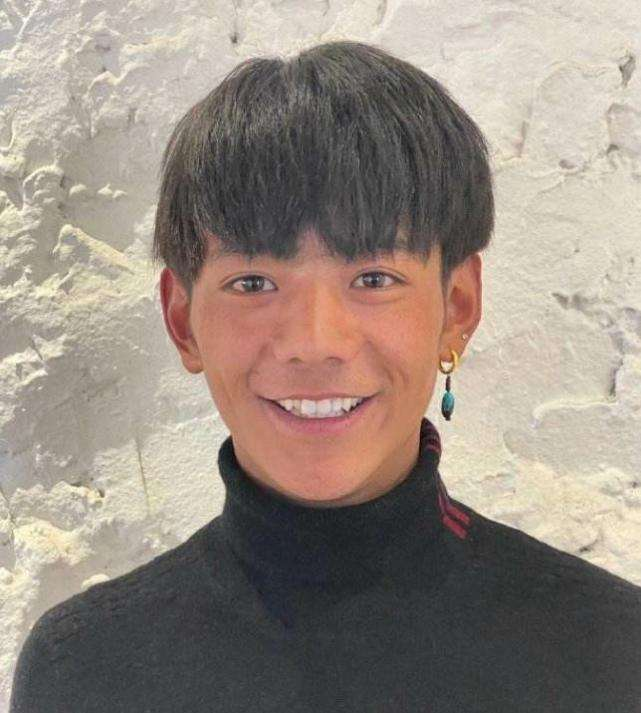
#> input picture 丁真.jpeg, 641 x 713 px, found by its file name
$ python discrete.py
#> lines starting #> are read from the running program, lines starting #| are printed output that depends on the picture; after the words box and inside, x2 and y2 are one past the last pixel; in counts of white or black regions, pixels touching at a corner belong together
import numpy as np

from sklearn import preprocessing

from skimage import io, transform

import matplotlib.pyplot as plt

import skimage

from skimage import color

import time

import os

# path = 'D:\\python\\Lib\\site-packages\\PyInstaller\\image'

# os.makedirs(path, 0o700)

img0 = io.imread('D:\\丁真.jpeg')
#> img0 is the input picture: shape (713, 641, 3); mean R, G, B 149.9, 138.1, 128.4

# print('img-1彩色图像的形状为：',img0.shape)
img0 = skimage.color.rgb2gray(img0)
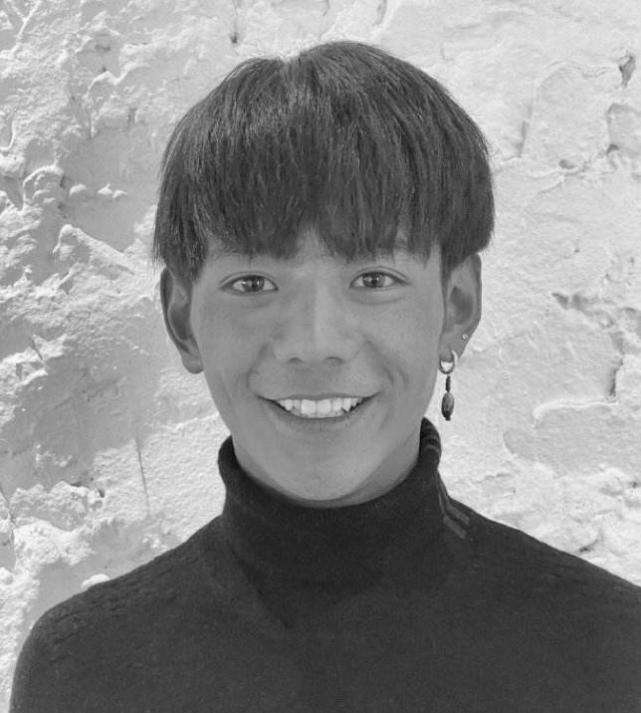
#> img0: shape (713, 641) float64; min 0.0075, max 0.999, mean 0.549
# img_gray = skimage.color.rgb2gray(transform.rescale(img0, 0.3, True))   #压缩比例
img0 = transform.rescale(img0, 0.2)
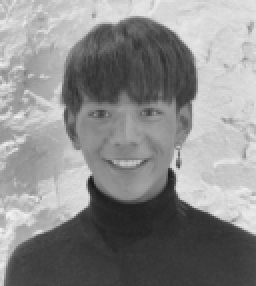
#> img0: shape (143, 128) float64 (shown 2 times larger); min 0.105, max 0.947, mean 0.549


#  print('img_gray灰度图像的形状为：',img_gray.shape)


#二值化灰度图像数据，threshold为二值化灰度阈值

bina = preprocessing.Binarizer(threshold=0.50)

bina.fit(img0)


img_gray_binary = bina.transform(img0)
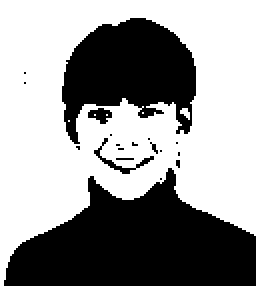
#> img_gray_binary: shape (143, 128) float64 (shown 2 times larger); values 0 (black) and 1 (white), 59.4% white; 19 black regions (15 under 20 px), largest, box (x1, y1, x2, y2) and area: (2, 84, 128, 143) 4634, (31, 9, 98, 72) 2614, (47, 69, 77, 87) 84, (44, 54, 56, 62) 59

#  io.imshow(img_gray_binary)


scatter_idx = np.array(np.where(img_gray_binary == 0))

#绘制灰度值为-1的元素散点图

plt.figure(figsize=(10, 10), frameon=False)

plt.scatter(scatter_idx[1], scatter_idx[0], marker='.')#显示灰度图像

ax = plt.gca()

ax.invert_yaxis()#y轴反向

plt.axis('off')#关闭坐标轴

plt.show()
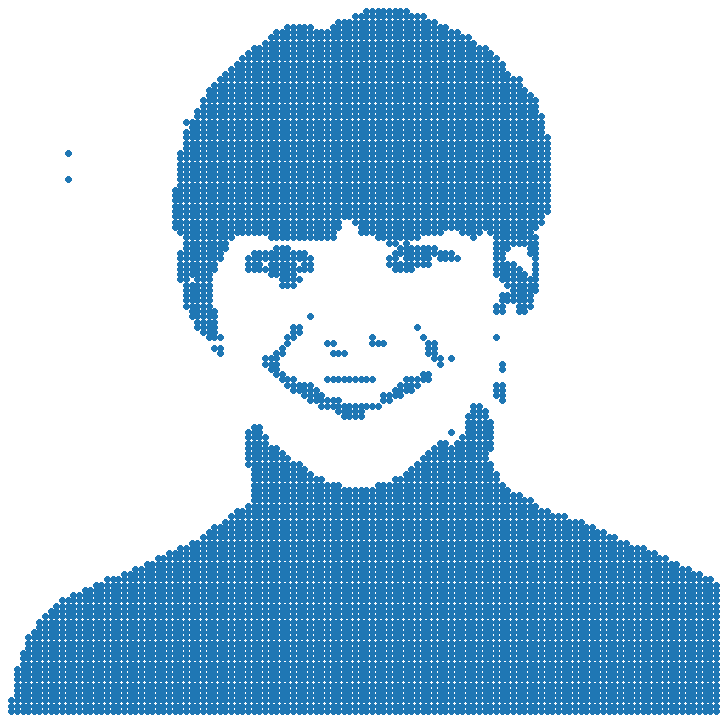
#> figure drawn by matplotlib, 1 panel
time.sleep(0.2)


print("悦刻五代是悦刻系列最新发布的一款电子烟产品,单杆为267元,渐变色为278元,")
print("目前采取的销售策略是杆弹分离，处于换弹小烟的中上价格区间。" )
print("悦刻五代的烟杆上设计了一个呼吸灯,可以清晰地看到电子烟的电量情况，以及查看充电进度，使用体验更好")

time.sleep(9)
